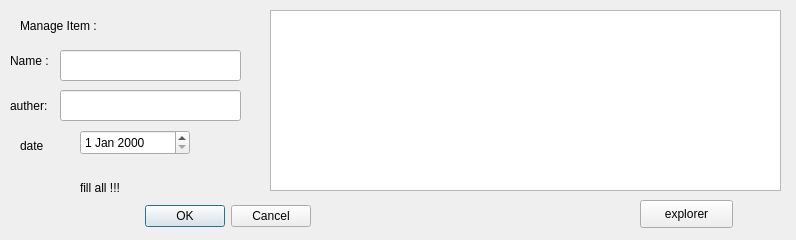
<?xml version="1.0" encoding="UTF-8"?>
<ui version="4.0">
 <class>Dialog</class>
 <widget class="QDialog" name="Dialog">
  <property name="geometry">
   <rect>
    <x>0</x>
    <y>0</y>
    <width>796</width>
    <height>240</height>
   </rect>
  </property>
  <property name="windowTitle">
   <string>editer</string>
  </property>
  <property name="windowIcon">
   <iconset resource="images.qrc">
    <normaloff>:/new/images/images/book.png</normaloff>:/new/images/images/book.png</iconset>
  </property>
  <widget class="QDialogButtonBox" name="buttonBox">
   <property name="enabled">
    <bool>true</bool>
   </property>
   <property name="geometry">
    <rect>
     <x>10</x>
     <y>200</y>
     <width>301</width>
     <height>32</height>
    </rect>
   </property>
   <property name="orientation">
    <enum>Qt::Horizontal</enum>
   </property>
   <property name="standardButtons">
    <set>QDialogButtonBox::Cancel|QDialogButtonBox::Ok</set>
   </property>
  </widget>
  <widget class="QLabel" name="label_title">
   <property name="geometry">
    <rect>
     <x>20</x>
     <y>10</y>
     <width>91</width>
     <height>31</height>
    </rect>
   </property>
   <property name="text">
    <string>Manage Item :</string>
   </property>
  </widget>
  <widget class="QLabel" name="label_name">
   <property name="geometry">
    <rect>
     <x>10</x>
     <y>50</y>
     <width>51</width>
     <height>21</height>
    </rect>
   </property>
   <property name="text">
    <string>Name :</string>
   </property>
  </widget>
  <widget class="QLabel" name="label_auther">
   <property name="enabled">
    <bool>true</bool>
   </property>
   <property name="geometry">
    <rect>
     <x>10</x>
     <y>90</y>
     <width>51</width>
     <height>31</height>
    </rect>
   </property>
   <property name="statusTip">
    <string notr="true"/>
   </property>
   <property name="whatsThis">
    <string notr="true"/>
   </property>
   <property name="text">
    <string>auther:</string>
   </property>
  </widget>
  <widget class="QLabel" name="label_date">
   <property name="enabled">
    <bool>true</bool>
   </property>
   <property name="geometry">
    <rect>
     <x>20</x>
     <y>130</y>
     <width>61</width>
     <height>31</height>
    </rect>
   </property>
   <property name="text">
    <string>date</string>
   </property>
  </widget>
  <widget class="QDateEdit" name="dateEdit">
   <property name="enabled">
    <bool>true</bool>
   </property>
   <property name="geometry">
    <rect>
     <x>80</x>
     <y>130</y>
     <width>110</width>
     <height>25</height>
    </rect>
   </property>
  </widget>
  <widget class="QLabel" name="label_fill">
   <property name="geometry">
    <rect>
     <x>80</x>
     <y>180</y>
     <width>171</width>
     <height>16</height>
    </rect>
   </property>
   <property name="text">
    <string>fill all !!!</string>
   </property>
  </widget>
  <widget class="QLineEdit" name="edit_auther_edit">
   <property name="geometry">
    <rect>
     <x>60</x>
     <y>90</y>
     <width>181</width>
     <height>31</height>
    </rect>
   </property>
  </widget>
  <widget class="QLineEdit" name="edit_name_input">
   <property name="geometry">
    <rect>
     <x>60</x>
     <y>50</y>
     <width>181</width>
     <height>31</height>
    </rect>
   </property>
  </widget>
  <widget class="QTextEdit" name="textEdit">
   <property name="geometry">
    <rect>
     <x>270</x>
     <y>10</y>
     <width>511</width>
     <height>181</height>
    </rect>
   </property>
  </widget>
  <widget class="QPushButton" name="button_explorer">
   <property name="geometry">
    <rect>
     <x>640</x>
     <y>200</y>
     <width>93</width>
     <height>28</height>
    </rect>
   </property>
   <property name="text">
    <string>explorer</string>
   </property>
  </widget>
 </widget>
 <resources>
  <include location="images.qrc"/>
 </resources>
 <connections>
  <connection>
   <sender>buttonBox</sender>
   <signal>accepted()</signal>
   <receiver>Dialog</receiver>
   <slot>accept()</slot>
   <hints>
    <hint type="sourcelabel">
     <x>248</x>
     <y>254</y>
    </hint>
    <hint type="destinationlabel">
     <x>157</x>
     <y>274</y>
    </hint>
   </hints>
  </connection>
  <connection>
   <sender>buttonBox</sender>
   <signal>rejected()</signal>
   <receiver>Dialog</receiver>
   <slot>reject()</slot>
   <hints>
    <hint type="sourcelabel">
     <x>316</x>
     <y>260</y>
    </hint>
    <hint type="destinationlabel">
     <x>286</x>
     <y>274</y>
    </hint>
   </hints>
  </connection>
 </connections>
</ui>
